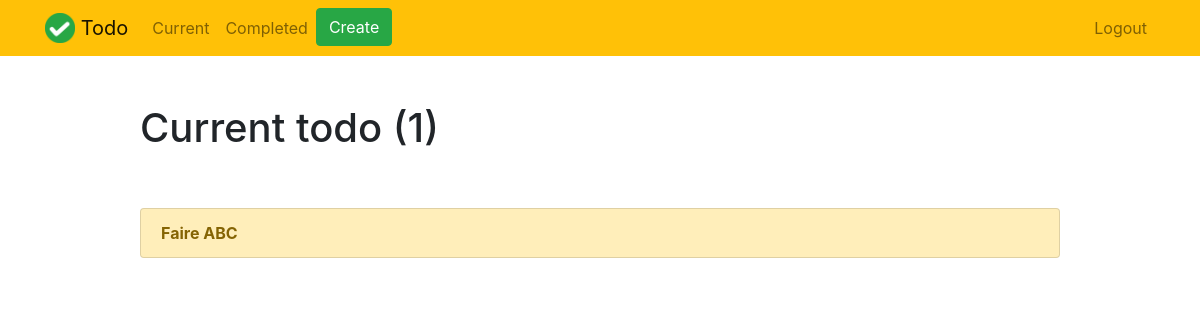
The page /current/ (signed in) on the database as committed earlier.
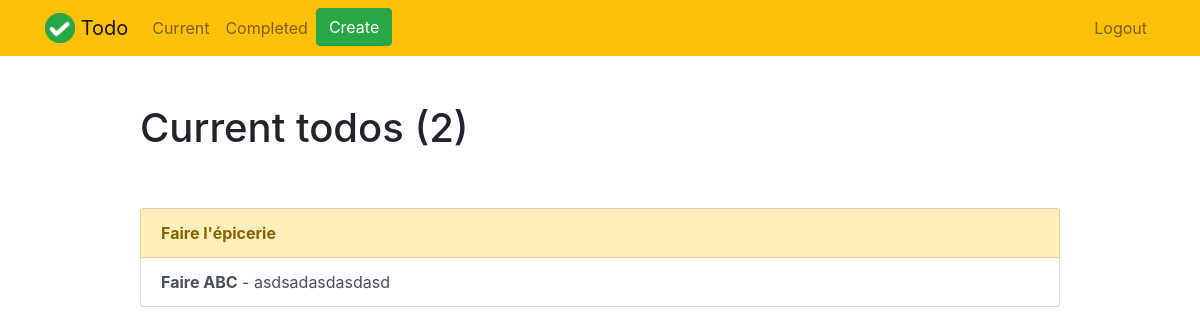
The same page on the database as committed later.
### todo/models.py (models this page shows, shortened)
class Todo(models.Model):
    title = models.CharField(max_length=100)
    memo = models.TextField(blank=True)
    important = models.BooleanField(default=False)
    created_date = models.DateTimeField(auto_now_add=True)
    completed_date = models.DateTimeField(null=True, blank=True)
    user = models.ForeignKey(User, on_delete=models.CASCADE)

### todo/views.py (the view)
# urls.py: path('current/', views.currenttodos, name='currenttodos'),
@login_required
def currenttodos(request):
    todos = Todo.objects.filter(user=request.user, completed_date__isnull=True).order_by('-created_date')
    return render(request, 'todo/current.html', {'todos':todos})

### todo/templates/todo/current.html
{% extends "todo/base.html" %}
{% block content %}
    <div class="row justify-content-center mt-5">
        <div class="col-md-10">
            {% if todos %}
                 <h1>Current todo{{ todos.count|pluralize }} ({{ todos.count }})</h1>
            {% else %}
                 <h1>Current Todos</h1>
            {% endif %}
        </div>
    </div>
    <div class="row justify-content-center mt-5">
        <div class="col-md-10">
        {% if todos %}
            <div class="list-group">
                {% for todo in todos %}
                    <a href="{% url 'viewtodo' todo.id %}" class="list-group-item list-group-item-action{% if todo.important %} list-group-item-warning{% endif %}"><b>{{ todo.title }}</b>{% if todo.memo %} - {{ todo.memo|truncatechars:30 }}{% endif %}</a>
                {% endfor %}
            </div>
        {% else %}
            <div class="text-center">
                <h2>Looks like you don't have any todos! Nice work.</h2>
            <br>
            <a role="button" class="btn btn-primary" href="{% url 'createtodo' %}">New Todo</a>
            </div>
        {% endif %}
        </div>
    </div>
{% endblock %}

Rows that differ between the two databases and show on the page:
added Todo: title "Faire l'épicerie"
changed Todo "Faire ABC": important True → False (drawn); memo (not shown) → "asdsadasdasdasd"
Other text that changed with them:
{{ todos.count }}: "1" → "2"
